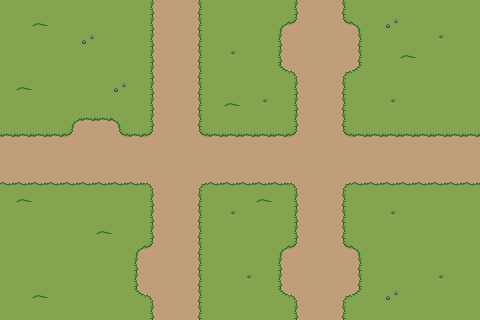

A level layout from a 2D game, rendered from its tile map. Below: a short description, then the map file with tile-grid data replaced by summaries:
An orthogonal 30x20 tile map with 16x16 px tiles, 2 tile layers (Ground Layer, Obstacle Layer).

<map version="1.9" tiledversion="1.9.2" orientation="orthogonal" renderorder="right-down" width="30" height="20" tilewidth="16" tileheight="16" infinite="0" nextlayerid="4" nextobjectid="1">
 <tileset firstgid="1" source="groundSet1.tsx" />
 <layer id="1" name="Ground Layer" width="30" height="20">
  <data>[600 cells, 600 non-empty, 21 distinct tile ids]</data>
 </layer>
 <layer id="2" name="Obstacle Layer" width="30" height="20">
  <data>[600 cells, 0 non-empty, 0 distinct tile ids]</data>
 </layer>
 <objectgroup id="3" name="Collision Layer" />
</map>
